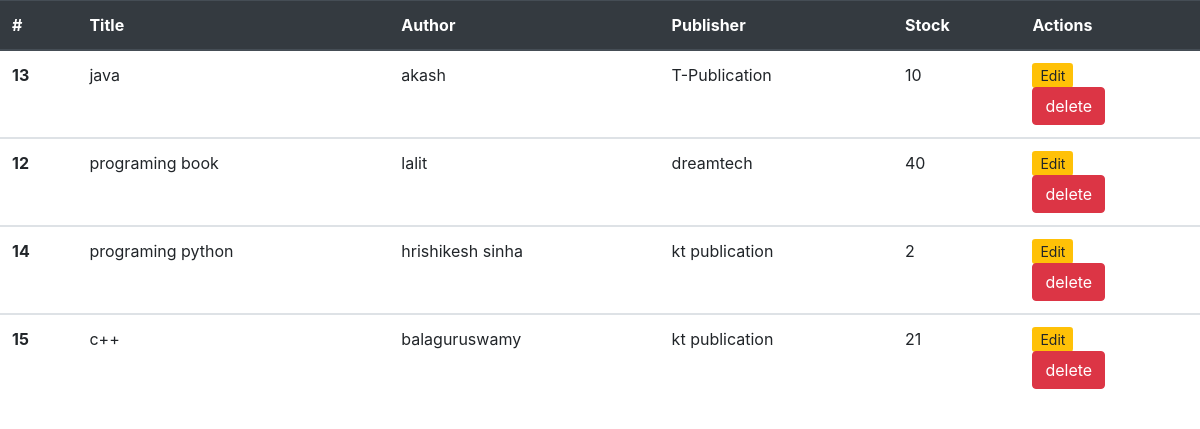
The page /publisher on the database its author committed.
### home/models.py (models this page shows)
class Books(models.Model):
    sno=models.AutoField(primary_key=True)
    title=models.CharField(max_length=100)
    author=models.CharField(max_length=120)
    publisher=models.CharField(max_length=100)
    stock=models.IntegerField(max_length=100)

### home/views.py (the view)
# urls.py: path('publisher',views.publisher,name="publisher"),
def publisher(request):
    pi= Books.objects.all().order_by('publisher')
    context={
        'pi':pi
    }
    return render(request,'publisher.html',context)

### templates/publisher.html
{% extends 'base.html' %}
{% block body %}
<table class="table">
    <thead class="thead-dark">
      <tr>
        <th scope="col">#</th>
        <th scope="col">Title</th>
        <th scope="col">Author</th>
        <th scope="col">Publisher</th>
        <th scope="col">Stock</th>
        <th scope="col">Actions</th>
      </tr>
    </thead>
    {%for items in pi%}
    <tbody>
      <tr>
        <th scope="row">{{items.sno}}</th>
        <td>{{items.title}}</td>
        <td>{{items.author}}</td>
        <td>{{items.publisher}}</td>
        <td>{{items.stock}}</td>
        <td><a href="{% url 'updatedata' items.sno%}" class="btn-warning btn-sm" id="update">Edit</a>
            <form action="{% url 'deletedata' items.sno%}" method="post">{% csrf_token %}<input type="submit" class="btn btn-danger" value="delete"></form></td>
      </tr>
    </tbody>
    {%endfor%}
  </table>
{% endblock body %}

### rows shown on the page
Books: sno "13", title "java", author "akash", publisher "T-Publication", stock "10"
Books: sno "12", title "programing book", author "lalit", publisher "dreamtech", stock "40"
Books: sno "14", title "programing python", author "hrishikesh sinha", publisher "kt publication", stock "2"
Books: sno "15", title "c++", author "balaguruswamy", publisher "kt publication", stock "21"
